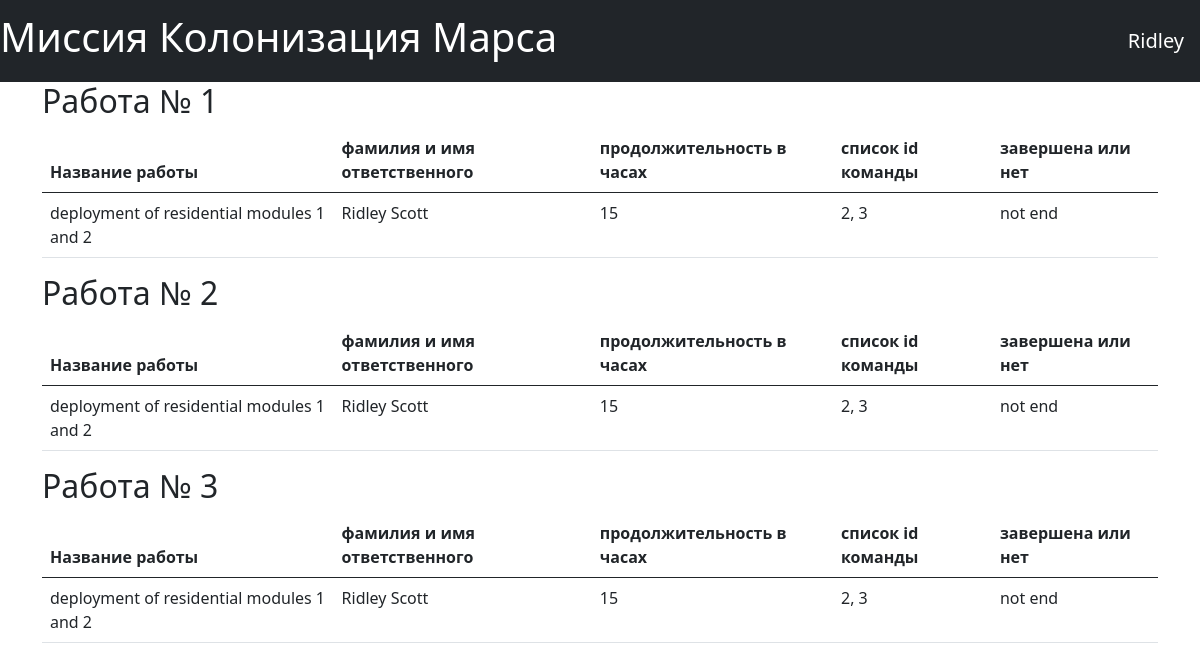
The page / (signed in) on the database its author committed.
### data/users.py (models this page shows, shortened)
class User(SqlAlchemyBase, UserMixin):
    __tablename__ = 'users'
    id = sqlalchemy.Column(sqlalchemy.Integer,
                           primary_key=True, autoincrement=True)
    surname = sqlalchemy.Column(sqlalchemy.String, nullable=True)
    age = sqlalchemy.Column(sqlalchemy.Integer, nullable=True)
    name = sqlalchemy.Column(sqlalchemy.String, nullable=True)
    position = sqlalchemy.Column(sqlalchemy.String, nullable=True)
    speciality = sqlalchemy.Column(sqlalchemy.String, nullable=True)
    address = sqlalchemy.Column(sqlalchemy.String, nullable=True)
    email = sqlalchemy.Column(sqlalchemy.String,
                              index=True, unique=True, nullable=True)
    hashed_password = sqlalchemy.Column(sqlalchemy.String, nullable=True)
    modified_date = sqlalchemy.Column(sqlalchemy.DateTime, default=datetime.datetime.now)
    jobs = orm.relationship("Jobs", back_populates='user')

### data/jobs.py (models this page shows, shortened)
class Jobs(SqlAlchemyBase):
    __tablename__ = 'jobs'
    id = sqlalchemy.Column(sqlalchemy.Integer,primary_key=True, autoincrement=True)
    team_leader = sqlalchemy.Column(sqlalchemy.Integer, sqlalchemy.ForeignKey("users.id"))
    job = sqlalchemy.Column(sqlalchemy.String, nullable=True)
    work_size = sqlalchemy.Column(sqlalchemy.Integer, nullable=True)
    collaborators = sqlalchemy.Column(sqlalchemy.String, nullable=True)
    start_date = sqlalchemy.Column(sqlalchemy.DateTime)
    end_date = sqlalchemy.Column(sqlalchemy.DateTime)
    is_finished = sqlalchemy.Column(sqlalchemy.Boolean, nullable=True)
    user = orm.relationship('User')

### main.py (the view)
@app.route('/')
def table_works():
    if flask_login.current_user.is_authenticated:
        db_session.global_init("db/mars_explorer.db")
        db_sess = db_session.create_session()
        jobs = db_sess.query(Jobs).all()
        return render_template("works.html", jobs=jobs)
    else:
        return redirect("/login")

### data/db_session.py (called while the page is built, shortened)
def global_init(db_file):
    global __factory
    if __factory:
        return

def create_session() -> Session:
    global __factory
    return __factory()

### main.py (called while the page is built)
@login_manager.user_loader
def load_user(user_id):
    db_sess = db_session.create_session()
    return db_sess.get(User, user_id)

### templates/works.html
{% extends "base.html" %}
{% block content %}
{% if current_user.is_authenticated %}
{% for item in jobs%}
<h2> Работа № {{loop.index}}  </h2>
<table class="table">
  <thead>
    <tr>
      <th scope="col">Название работы</th>
      <th scope="col">фамилия и имя ответственного</th>
      <th scope="col">продолжительность в часах</th>
      <th scope="col">список id команды</th>
      <th scope="col">завершена или нет</th>
    </tr>
  </thead>
  <tbody>
    <tr>
      <td>{{ item.job }}</td>
      <td>{{ item.user.name }} {{ item.user.surname }}</td>
      <td>{{ item.work_size }}</td>
      <td>{{ item.collaborators }}</td>
      {% if item.is_finished %}
      <td>end</td>
      {% else %}
      <td>not end</td>
      {% endif %}
    </tr>
  </tbody>
</table>
{% endfor %}
{% endif %}
{% endblock %}

### templates/base.html (shortened to what this page needs)
<!doctype html>
<html lang="en">
<head>
    <link rel="stylesheet"
                            href="https://cdn.jsdelivr.net/npm/bootstrap@5.0.0-beta1/dist/css/bootstrap.min.css"
>
</head>
<body>
<header>
    <nav class="navbar navbar-dark bg-dark">
        <a class="navbar-brand" href="https://google.com"><h1>Миссия Колонизация Марса</h1></a>
        {% if current_user.is_authenticated %}
             <a class="navbar-brand" href="/logout">{{ current_user.name }}</a>
        {% else %}
        <p>
            <a class="btn btn-primary " href="/register">Зарегистрироваться</a>
            <a class="btn btn-success" href="/login">Войти</a>
        </p>
        {% endif %}
    </nav>
</header>
<main role="main" class="container">
{% block content %} {% endblock %}
</main>
</body>
</html>

### rows shown on the page
User: name "Ridley"
Jobs: job "deployment of residential modules 1 and 2", user.name "Ridley", user.surname "Scott", work_size "15", collaborators "2, 3", is_finished "not end"
Jobs: job "deployment of residential modules 1 and 2", user.name "Ridley", user.surname "Scott", work_size "15", collaborators "2, 3", is_finished "not end"
Jobs: job "deployment of residential modules 1 and 2", user.name "Ridley", user.surname "Scott", work_size "15", collaborators "2, 3", is_finished "not end"
